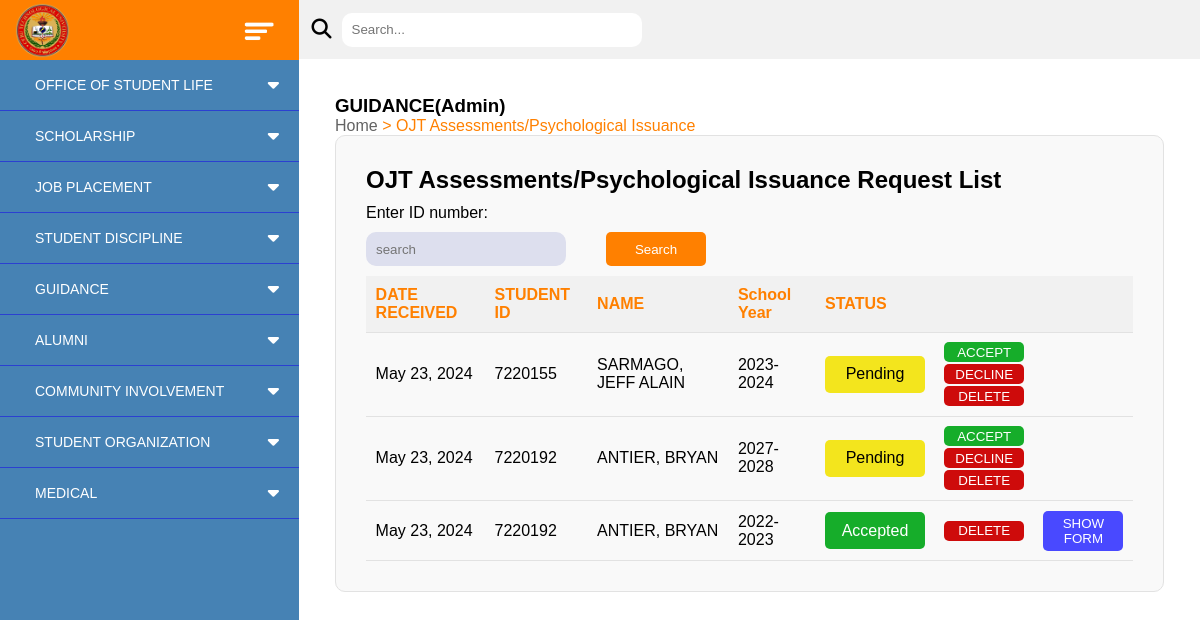
The page /ojt_assessment/admin/ on the database as committed earlier.
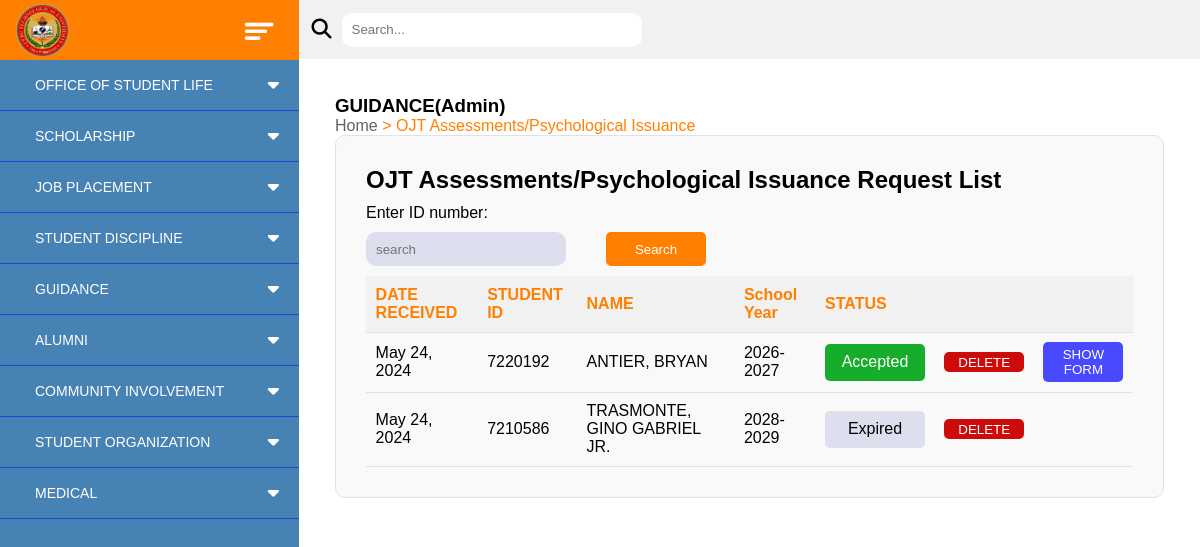
The same page on the database as committed later.
### SAO_WebApp/models.py (models this page shows)
class OjtAssessment(models.Model):
    OjtRequestID = models.AutoField(primary_key=True)
    studentID = models.ForeignKey(studentInfo, on_delete=models.CASCADE)
    dateRecieved = models.DateField()
    schoolYearChoices = [
        ('2020-2021','2020-2021'),
        ('2021-2022','2021-2022'),
        ('2022-2023','2022-2023'),
        ('2023-2024','2023-2024'),
        ('2024-2025','2024-2025'),
        ('2025-2026','2025-2026'),
        ('2026-2027','2026-2027'),
        ('2027-2028','2027-2028'),
        ('2028-2029','2028-2029'),
        ('2029-2030','2029-2030'),
        ('2030-2031','2030-2031'),
        ('2031-2032','2031-2032'),
        ('2032-2033','2032-2033'),
        ('2033-2034','2033-2034'),
        ('2034-2035','2034-2035'),
        ('2035-2036','2035-2036'),
        ('2036-2037','2036-2037'),
        ('2037-2038','2037-2038'),
        ('2038-2039','2038-2039'),
        ('2039-2040','2039-2040'),
        ('2040-2041','2040-2041'),
    ]
    schoolYear = models.CharField(max_length=10, choices=schoolYearChoices)
    approval_status = [
        ('Accepted' , 'Accepted'),
        ('Declined' , 'Declined'),
        ('Pending' , 'Pending'),
        ('Expired' , 'Expired')
    ]
    status = models.CharField(max_length=10, choices=approval_status, default='Pending')
    dateAccepted = models.DateField(default=timezone.now())
    emailadd = models.EmailField()

class studentInfo(models.Model):
    studID = models.IntegerField(primary_key=True)
    lrn = models.CharField(max_length=12)
    lastname = models.CharField(max_length=100)
    firstname = models.CharField(max_length=100)
    middlename = models.CharField(max_length=50)
    degree = models.CharField(max_length=150)
    yearlvl = models.CharField(max_length=10)
    sex=models.CharField(max_length=10)
    emailadd= models.EmailField()
    contact= models.CharField(max_length=11)

### SAO_WebApp/views.py (the view)
# urls.py: path('ojt_assessment/admin/',ojt_assessment_admin_view,name="OJT Assessment Admin View"),
def ojt_assessment_admin_view(request):
    ojt_assessment_request = OjtAssessment.objects.select_related('studentID').order_by('-dateRecieved')
    context = {'ojt_assessment_request': ojt_assessment_request,}
    return render(request, 'ojt_assessment_admin.html', context)

### templates/ojt_assessment_admin.html (shortened to what this page needs)
{% extends "main.html" %}
{% load static %}
{% block headcontent %}
<link rel="stylesheet" type="text/css" href="{% static 'stylesheet/counseling_app_admin.css'%}">
<link rel="stylesheet" type="text/css" href="{% static 'stylesheet/ojt_gmc.css'%}">
{% endblock %}
{% block bodycontent %}
    <div class="container">
        <h3>GUIDANCE(Admin)</h3>
        <span><label id="dir-gray">Home</label><label id="dir-orange"> > OJT Assessments/Psychological Issuance</label></span>
        <div class="form-container">
            <h2>OJT Assessments/Psychological Issuance Request List</h2>
            <label>Enter ID number:</label>
            <span id="search_id">
                <input type="text" name="studentID" placeholder="search" required="" id="studentIDBox">
                <button class="OrangeButton" id="searchButton">Search</button>
            </span>
            <table id="info_table">
                <tr id="info_table_head">
                    <th>DATE RECEIVED</th>
                    <th>STUDENT ID</th>
                    <th>NAME</th>
                    <th>School Year</th>
                    <th colspan="3">STATUS</th>
                </tr>
                {% for ojt_request in ojt_assessment_request reversed %}
                    <tr>
                        <td>{{ ojt_request.dateRecieved }}</td>
                        <td>{{ ojt_request.studentID.studID }}</td>
                        <td>{{ ojt_request.studentID.lastname }}, {{ ojt_request.studentID.firstname }}</td>
                        <td>{{ ojt_request.schoolYear }}</td>
                        <td>
                            {% if ojt_request.status == 'Accepted' %}
                                <span class="accepted">{{ ojt_request.status }}</span>
                            {% elif ojt_request.status == 'Declined' %}
                                <span class="declined">{{ ojt_request.status }}</span>
                            {% elif ojt_request.status == 'Pending' %}
                                <span class="pending">{{ ojt_request.status }}</span>
                            {% elif ojt_request.status == 'Expired' %}
                                <span class="expired">{{ ojt_request.status }}</span>
                            {% endif %}
                        </td>
                        <td>
                            <div class="horizontal">
                                {% if ojt_request.status != 'Expired' and ojt_request.status != 'Accepted' and ojt_request.status != 'Declined' %}
                                    <button class="accept">ACCEPT</button>
                                    <button class="decline">DECLINE</button>
                                {% endif %}
                                <button class="delete">DELETE</button>
                            </div>
                        </td>
                        <td>
                            {% if ojt_request.status == 'Accepted' %}
                                <button class="showformButton">SHOW FORM</button>
                            {% else %}
                                <button class="showformButton hidden">SHOW FORM</button>
                            {% endif %}
                        </td>
                    </tr>
                {% endfor %}
            </table>
        </div>
    </div>
{% endblock %}

### templates/main.html (shortened to what this page needs)
{% load static %}
<!DOCTYPE html>
    <head>
        <link rel="stylesheet" href="https://cdnjs.cloudflare.com/ajax/libs/font-awesome/5.15.4/css/all.min.css">
        <link
        rel="stylesheet"
        href="https://cdnjs.cloudflare.com/ajax/libs/font-awesome/6.4.2/css/all.min.css"
        />
        <link rel="stylesheet" href="{% static 'stylesheet/main.css'%}">
        {% block headcontent %}
        {% endblock headcontent %}
    </head>
    <body>
        <div class="left-side">
            <div class="orange-bar">
                <img src="{% static 'assets/CTU_logo.png'%}" class="logo">
                <img src="{% static 'assets/barSort.png'%}" class="bars">
            </div>
            <nav class="side-nav">
                <ul>
                    <li><a href="#" class="studentlife-btn">OFFICE OF STUDENT LIFE
                        <span class="fas fa-caret-down first"></span>
                    </a>
                    </li>
                    <li><a href="#" class="scholar-btn">SCHOLARSHIP
                        <span class="fas fa-caret-down second"></span>
                    </a>
                    </li>
                    <li><a href="#" class="jobplace-btn">JOB PLACEMENT
                        <span class="fas fa-caret-down third"></span>
                    </a>
                    </li>
                    <li><a href="#" class="student_disc-btn">STUDENT DISCIPLINE
                    <span class="fas fa-caret-down fourth"></span>
                    </a>
                    </li>
                    <li><a href="#" class="guide-btn">GUIDANCE
                    <span class="fas fa-caret-down fifth"></span>
                    </a>
                    </li>
                    <li><a href="#" class="alumni-btn">ALUMNI
                    <span class="fas fa-caret-down sixth"></span>
                    </a>
                    </li>
                    <li><a href="#" class="community-btn">COMMUNITY INVOLVEMENT
                    <span class="fas fa-caret-down seventh"></span>
                    </a>
                    </li>
                    <li><a href="#" class="student_org-btn">STUDENT ORGANIZATION
                    <span class="fas fa-caret-down eight"></span>
                    </a>
                    </li>
                    <li><a href="#" class="medical-btn">MEDICAL
                        <span class="fas fa-caret-down ninth"></span>
                        </a>
                    </li>
                </ul>
            </nav>
        </div>
        <div class="right-side">
            <div class="search-container">
                <div class="search-icon">
                    <i class="fa-solid fa-magnifying-glass"></i>
                </div>
                <input type="text" placeholder="Search...">
            </div>
            <main class="main_content">
                {% block bodycontent %}{% endblock %}
            </main>
        </div>
    </body>
</html>

### static/stylesheet/main.css (style rules this page uses)
* { margin: 0; padding: 0; box-sizing: border-box; font-family: 'Poppins', sans-serif; list-style-type: none; }
body { display: flex; flex-direction: row; }
.left-side { display: flex; width: 299px; height: 100vh; flex-direction: column; }
.side-nav { width: 299px; height: 100%; background: #4682B4; display: inline-flex; overflow-y: auto; scrollbar-width: none; }
.side-nav ul { width: 299px; }
.right-side { display: flex; width: 100%; height: 100vh; flex-direction: column; overflow-y: auto; }
.main_content { display: flex; flex-direction: column; width: 100%; height: 100%; overflow-y: auto; align-items: center; padding: 1rem; }
.main_content h2 { color: black; }
.orange-bar { height: 60px; background-color: #FF8000; width: 299px; position: top; z-index: 1000; }
.logo { height: 55px; margin-left: 15px; margin-top: 3px; }
.bars { height: 25px; margin-left: 170px; margin-bottom: 13px; }
.search-container { left: 299px; width: 100%; background-color: #f1f1f1; padding: 12.5px; box-sizing: border-box; display: flex; align-items: center; }
.search-icon i { margin-right: 10px; cursor: pointer; color: black; font-size: 20px; }
input[type="text"] { padding: 9.6px; border: transparent; border-radius: 10px; box-sizing: border-box; padding-left: 10px; align-items: left; color: black; width: 300px; }
.side-nav li { line-height: 30px; }
.side-nav ul li { line-height: 50px; border-bottom: 1px solid #2B40D1; }
.side-nav ul li a { position: relative; color: white; padding-left: 30px; text-decoration: none; font-size: 14px; display: block; width: 100%; border-left: 5px solid transparent; }
.side-nav ul li a span { position: absolute; top: 50%; right: 20px; transform: translateY(-50%); font-size: 18px; transition: transform 0.4s; }

### static/stylesheet/counseling_app_admin.css (style rules this page uses)
#dir-gray { color: #636363; }
.container { display: flex; flex-direction: column; width: 100%;; padding: 20px; }
#dir-orange { color: #FF8000; }
.form-container { display: flex; flex-direction: column; background-color: #F9F9F9; padding: 30px; width: 100%; border: 1px solid #e2e2e2; border-radius: 10px; gap: 10px; }
#search_id { display: flex; gap: 40px; align-items: center; }
#search_id input { background-color: #DDDFEE; padding: 9.6px; border: transparent; border-radius: 10px; box-sizing: border-box; padding-left: 10px; align-items: left; color: black; width: 200px; }
.OrangeButton { background-color: #FF8000; padding: 9.6px; color: white; border: none; border-radius: 5px; width: 100px; }
#info_table { border-collapse: collapse; width: 100%; }
#info_table th { padding: 9.6px; margin: 0; text-align: left; color: #FF8000; }
#info_table td { padding: 9.6px; margin: 0; text-align: left; }
#info_table tr { border-bottom: 1px solid #e2e2e2; }
#info_table_head { background-color: #f1f1f1; }
.horizontal { display: flex; flex-direction: column; gap: 2px; }
.accepted, .declined, .pending, .expired { display: flex; justify-content: center; width: 100px; align-items: center; padding: 9.6px; border-radius: 5px; }
.accept, .decline, .delete { border: none; border-radius: 5px; width: 80px; height: 20px; align-items: center; border-radius: 5px; }
.accepted, .accept { background-color: #16ad2a; color: #ffffff; }
.declined, .decline, .delete { background-color: #ce0b0b; color: #ffffff; }
.showformButton { border: none; border-radius: 5px; width: 80px; height: 40px; align-items: center; border-radius: 5px; background-color: rgb(73, 73, 255); color: #ffffff; }
.expired { background-color: #DDDFEE; }

Rows that differ between the two databases and show on the page:
removed OjtAssessment: dateRecieved "May 23, 2024", studentID.studID "7220155", studentID.lastname "SARMAGO", studentID.firstname "JEFF ALAIN", schoolYear "2023-2024", status "Pending", shows "ACCEPT"
removed OjtAssessment: dateRecieved "May 23, 2024", studentID.studID "7220192", studentID.lastname "ANTIER", studentID.firstname "BRYAN", schoolYear "2027-2028", status "Pending", shows "ACCEPT"
removed OjtAssessment: dateRecieved "May 23, 2024", studentID.studID "7220192", studentID.lastname "ANTIER", studentID.firstname "BRYAN", schoolYear "2022-2023", status "Accepted", shows "SHOW FORM"
added OjtAssessment: dateRecieved "May 24, 2024", studentID.studID "7220192", studentID.lastname "ANTIER", studentID.firstname "BRYAN", schoolYear "2026-2027", status "Accepted", shows "SHOW FORM"
added OjtAssessment: dateRecieved "May 24, 2024", studentID.studID "7210586", studentID.lastname "TRASMONTE", studentID.firstname "GINO GABRIEL JR.", schoolYear "2028-2029", status "Expired"
